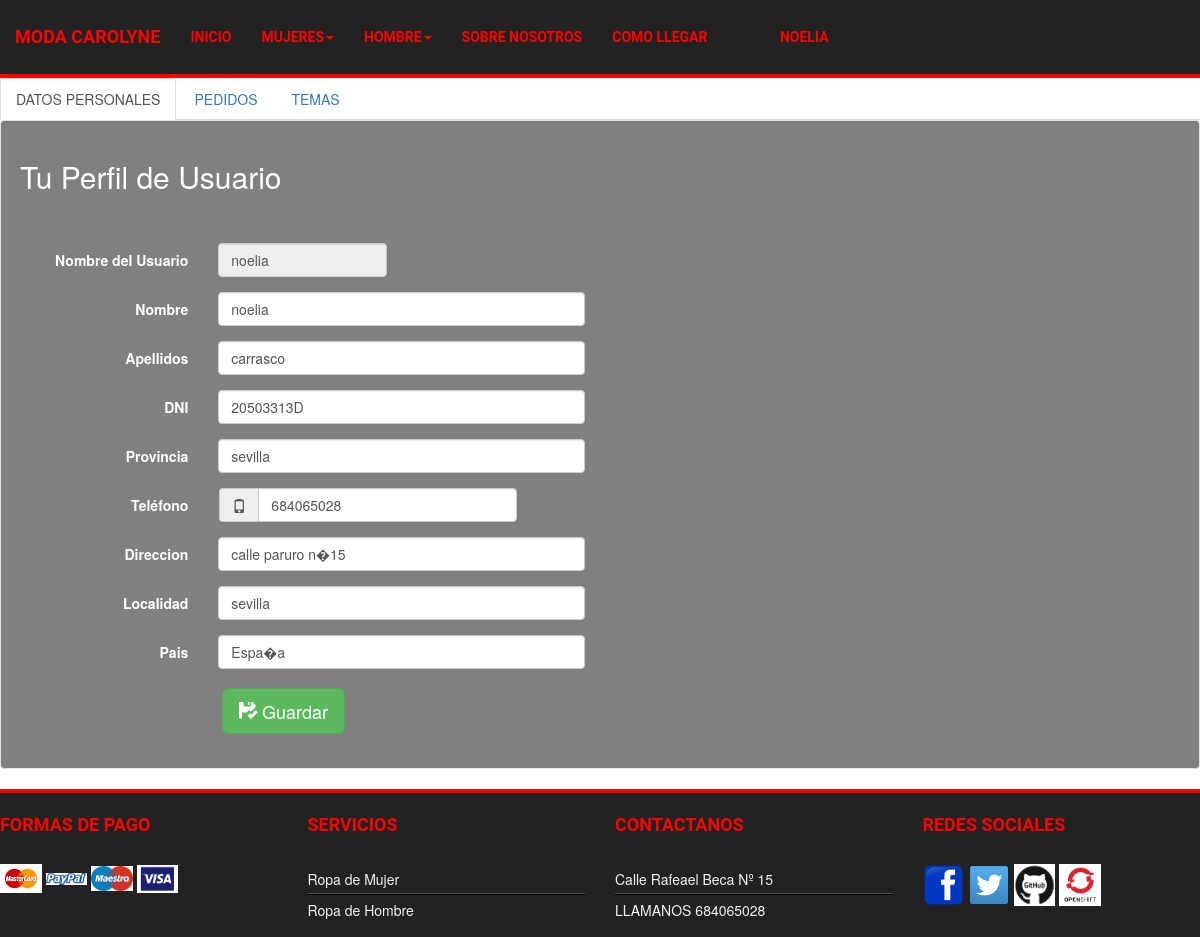
The page /usuarios/perfil.php (signed in) on the database its author committed.
### tables this page shows
CREATE TABLE IF NOT EXISTS `usuarios` (
  `codusuario` int(6) NOT NULL AUTO_INCREMENT,
  `Nombre` varchar(20) NOT NULL,
  `apellido` varchar(30) NOT NULL,
  `dni` varchar(9) NOT NULL,
  `localidad` varchar(45) NOT NULL,
  `provincia` varchar(30) NOT NULL,
  `pais` varchar(30) NOT NULL,
  `administrador` int(2) NOT NULL,
  `direccion` varchar(30) NOT NULL,
  `passwd` varchar(100) NOT NULL,
  `telefono` int(9) NOT NULL,
  `estilo` int(1) NOT NULL,
  PRIMARY KEY (`codusuario`)
);

### usuarios/perfil.php (the view, shortened to what this page needs)
<?php
  include_once("../plantilla/db_configuration.php");
?>
<!DOCTYPE html>
<html lang="es">
<head>
  <link rel="stylesheet" href="http://maxcdn.bootstrapcdn.com/bootstrap/3.3.5/css/bootstrap.min.css">
	  <link rel="stylesheet" href="https://maxcdn.bootstrapcdn.com/font-awesome/4.5.0/css/font-awesome.min.css">
    <?php
    include "../plantilla/temas.php"
    ?>
</head>
<body>
  <?php
			include "../plantilla/header.php"
	?>
    <?php
     $connection = new mysqli($db_host, $db_user, $db_password, $db_name);
      $connection->set_charset("utf8");?>
      <ul class="nav nav-tabs">
  <li class="active"><a data-toggle="tab" href="#home">DATOS PERSONALES</a></li>
  <li><a data-toggle="tab" href="#menu1">PEDIDOS</a></li>
  <li><a data-toggle="tab" href="#menu2">TEMAS</a></li>
</ul>
<div class="tab-content">
  <div id="home" class="tab-pane fade in active">
    <div class="container well ">
      <div class="row">
          <div class="col-xs-12"><h2>Tu Perfil de Usuario</h2></div>
        </div>
      <br /><br />
      <?php
    $consulta=("SELECT * FROM usuarios where Nombre='".$_SESSION['nombre']."' ");
    if ($result = $connection->query($consulta)) {
$obj = $result->fetch_object();
    ?>
  <form  action="modificardatos.php" class="form-horizontal " method="POST">
      <div class="form-group">
            <label class="col-sm-2 control-label" for="formGroup">Nombre del Usuario
              </label>
            <div class="col-sm-2">
              <input class="form-control" type="text" name="nombre" value=<?php echo $obj->Nombre;?> disabled>
            </div>
          </div>
        <div class="form-group">
            <label class="col-sm-2 control-label" for="formGroup">Nombre</label>
            <div class="col-sm-4">
              <input  class="form-control" type="text" name="nombre" value=<?php echo $obj->Nombre;?>>
            </div>
          </div>
          <div class="form-group">
            <label class="col-sm-2 control-label" for="formGroup">Apellidos</label>
            <div class="col-sm-4">
              <input class="form-control" type="text"  name="apellido" value="<?php echo $obj->apellido?>">
            </div>
          </div>
          <div class="form-group">
            <label class="col-sm-2 control-label" for="formGroup">DNI</label>
            <div class="col-sm-4">
              <input class="form-control" type="text"  name="dni" value="<?php echo $obj->dni?>">
            </div>
          </div>
          <div class="form-group">
            <label class="col-sm-2 control-label" for="formGroup">Provincia</label>
            <div class="col-sm-4">
              <input class="form-control" type="text"  name="provincia" value="<?php echo $obj->provincia?>">
            </div>
          </div>
          <div class="form-group">
            <label class="col-sm-2 control-label" id="tel"  name="telefono">Teléfono</label>
            <div class="input-group col-sm-3">
              <span class="input-group-addon"><span class="glyphicon glyphicon-phone"></span></span>
              <input class="form-control" type="number"  name="telefono" value=<?php echo $obj->telefono;?>>
            </div>
          </div>
          <div class="form-group">
              <label class="col-sm-2 control-label" for="formGroup ">Direccion</label>
              <div class="col-sm-4">
                <input class="form-control" type="text"  name="direccion" value="<?php echo $obj->direccion;?>">
              </div>
            </div>
            <div class="form-group">
                <label class="col-sm-2 control-label" for="formGroup">Localidad</label>
                <div class="col-sm-4">
                  <input class="form-control" type="text"   name="localidad" value=<?php echo $obj->localidad;?>>
                </div>
              </div>
              <div class="form-group">
                  <label class="col-sm-2 control-label" for="formGroup">Pais</label>
                  <div class="col-sm-4">
                    <input class="form-control" type="text" name="pais" value=<?php echo $obj->pais?>>
                  </div>
                </div>
                <div class="form-group">
                  <label class="col-sm-2 control-label" for="formGroup"></label>
                  <div class="col-sm-4">
                <button type="submit" class="btn btn-success btn-lg"><span class="glyphicon glyphicon-floppy-saved"></span> Guardar</button>
                  </div>
                </div>
          </div>
  <?php
}?>
  </div>
  </div>
<?php
include "../plantilla/foot.php"
?>
</body>
</html>

### css/plantilla2.css (style rules this page uses)
.container { width: 100%; height: 15%; background-color: gray; color:white; }
button { padding: 2%; margin: 1%; }

### usuarios/perfil.php (style rules this page uses)
#tel { margin-right:16px; }

### rows shown on the page
usuarios: nombre "noelia", apellido "carrasco", dni "20503313D", provincia "sevilla", telefono "684065028", direccion "calle paruro n�15", localidad "sevilla", pais "Espa�a"

### other values the page prints
$_SESSION['nombre'] "NOELIA"
